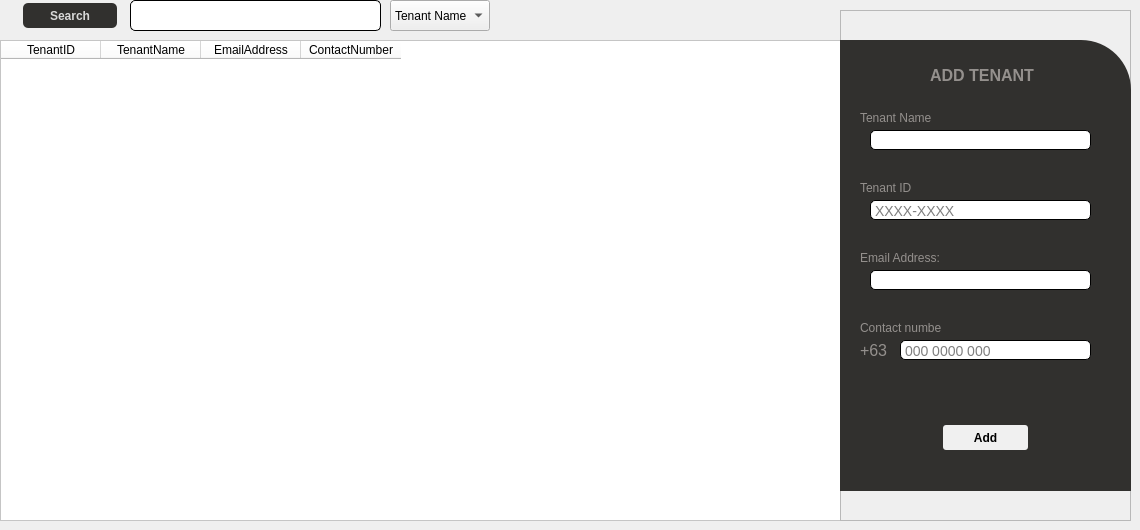
      <widget class="QWidget" name="TenantsPage">
       <widget class="QTableWidget" name="TenantsTable">
        <property name="geometry">
         <rect>
          <x>0</x>
          <y>40</y>
          <width>841</width>
          <height>481</height>
         </rect>
        </property>
        <property name="styleSheet">
         <string notr="true">background-color: #ffffff;</string>
        </property>
        <column>
         <property name="text">
          <string>TenantID</string>
         </property>
        </column>
        <column>
         <property name="text">
          <string>TenantName</string>
         </property>
        </column>
        <column>
         <property name="text">
          <string>EmailAddress</string>
         </property>
        </column>
        <column>
         <property name="text">
          <string>ContactNumber</string>
         </property>
        </column>
       </widget>
       <widget class="QFrame" name="AddTenantFrame">
        <property name="geometry">
         <rect>
          <x>840</x>
          <y>10</y>
          <width>291</width>
          <height>511</height>
         </rect>
        </property>
        <property name="frameShape">
         <enum>QFrame::StyledPanel</enum>
        </property>
        <property name="frameShadow">
         <enum>QFrame::Raised</enum>
        </property>
        <widget class="QLabel" name="label_11">
         <property name="geometry">
          <rect>
           <x>20</x>
           <y>100</y>
           <width>71</width>
           <height>16</height>
          </rect>
         </property>
         <property name="styleSheet">
          <string notr="true">background-color: #31302E;
color: #94908D;</string>
         </property>
         <property name="text">
          <string>Tenant Name:</string>
         </property>
        </widget>
        <widget class="QLineEdit" name="TenantName">
         <property name="geometry">
          <rect>
           <x>30</x>
           <y>120</y>
           <width>221</width>
           <height>20</height>
          </rect>
         </property>
         <property name="styleSheet">
          <string notr="true">QLineEdit {
    padding: 2px; /* Padding inside the line edit */
    border: 1px solid #000000; /* Border with light gray color */
    border-radius: 5px; /* Rounded corners */
    font-size: 14px; /* Font size */
}

QLineEdit:hover {
    border-color: #AAAAAA; /* Darker border color on hover */
}

QLineEdit:focus {
    border-color: #4CAF50; /* Green border color when focused */
    /* Optional: Outline or box-shadow to indicate focus */
    outline: none;
    box-shadow: 0 0 5px rgba(81, 203, 238, 1);
}

QLineEdit:disabled {
    background-color: #F0F0F0; /* Light gray background when disabled */
    color: #808080; /* Dimmed text color when disabled */
    border-color: #D3D3D3; /* Light gray border color when disabled */
}</string>
         </property>
        </widget>
        <widget class="QLineEdit" name="TenantID">
         <property name="geometry">
          <rect>
           <x>30</x>
           <y>190</y>
           <width>221</width>
           <height>20</height>
          </rect>
         </property>
         <property name="toolTip">
          <string/>
         </property>
         <property name="styleSheet">
          <string notr="true">QLineEdit {
    padding: 2px; /* Padding inside the line edit */
    border: 1px solid #000000; /* Border with light gray color */
    border-radius: 5px; /* Rounded corners */
    font-size: 14px; /* Font size */
}

QLineEdit:hover {
    border-color: #AAAAAA; /* Darker border color on hover */
}

QLineEdit:focus {
    border-color: #4CAF50; /* Green border color when focused */
    /* Optional: Outline or box-shadow to indicate focus */
    outline: none;
    box-shadow: 0 0 5px rgba(81, 203, 238, 1);
}

QLineEdit:disabled {
    background-color: #F0F0F0; /* Light gray background when disabled */
    color: #808080; /* Dimmed text color when disabled */
    border-color: #D3D3D3; /* Light gray border color when disabled */
}</string>
         </property>
         <property name="placeholderText">
          <string>XXXX-XXXX</string>
         </property>
        </widget>
        <widget class="QLabel" name="label_12">
         <property name="geometry">
          <rect>
           <x>20</x>
           <y>170</y>
           <width>51</width>
           <height>16</height>
          </rect>
         </property>
         <property name="styleSheet">
          <string notr="true">background-color: #31302E;
color: #94908D;</string>
         </property>
         <property name="text">
          <string>Tenant ID:</string>
         </property>
        </widget>
        <widget class="QLabel" name="label_13">
         <property name="geometry">
          <rect>
           <x>20</x>
           <y>240</y>
           <width>81</width>
           <height>16</height>
          </rect>
         </property>
         <property name="styleSheet">
          <string notr="true">color: #94908D;</string>
         </property>
         <property name="text">
          <string>Email Address:</string>
         </property>
        </widget>
        <widget class="QLineEdit" name="EmailAdd">
         <property name="geometry">
          <rect>
           <x>30</x>
           <y>260</y>
           <width>221</width>
           <height>20</height>
          </rect>
         </property>
         <property name="styleSheet">
          <string notr="true">QLineEdit {
    padding: 2px; /* Padding inside the line edit */
    border: 1px solid #000000; /* Border with light gray color */
    border-radius: 5px; /* Rounded corners */
    font-size: 14px; /* Font size */
}

QLineEdit:hover {
    border-color: #AAAAAA; /* Darker border color on hover */
}

QLineEdit:focus {
    border-color: #4CAF50; /* Green border color when focused */
    /* Optional: Outline or box-shadow to indicate focus */
    outline: none;
    box-shadow: 0 0 5px rgba(81, 203, 238, 1);
}

QLineEdit:disabled {
    background-color: #F0F0F0; /* Light gray background when disabled */
    color: #808080; /* Dimmed text color when disabled */
    border-color: #D3D3D3; /* Light gray border color when disabled */
}</string>
         </property>
        </widget>
        <widget class="QLabel" name="label_14">
         <property name="geometry">
          <rect>
           <x>20</x>
           <y>310</y>
           <width>91</width>
           <height>16</height>
          </rect>
         </property>
         <property name="styleSheet">
          <string notr="true">color: #94908D;</string>
         </property>
         <property name="text">
          <string>Contact Number:</string>
         </property>
        </widget>
        <widget class="QLineEdit" name="ContactNum">
         <property name="geometry">
          <rect>
           <x>60</x>
           <y>330</y>
           <width>191</width>
           <height>20</height>
          </rect>
         </property>
         <property name="styleSheet">
          <string notr="true">QLineEdit {
    padding: 2px; /* Padding inside the line edit */
    border: 1px solid #000000; /* Border with light gray color */
    border-radius: 5px; /* Rounded corners */
    font-size: 14px; /* Font size */
}

QLineEdit:hover {
    border-color: #AAAAAA; /* Darker border color on hover */
}

QLineEdit:focus {
    border-color: #4CAF50; /* Green border color when focused */
    /* Optional: Outline or box-shadow to indicate focus */
    outline: none;
    box-shadow: 0 0 5px rgba(81, 203, 238, 1);
}

QLineEdit:disabled {
    background-color: #F0F0F0; /* Light gray background when disabled */
    color: #808080; /* Dimmed text color when disabled */
    border-color: #D3D3D3; /* Light gray border color when disabled */
}</string>
         </property>
         <property name="placeholderText">
          <string>000 0000 000</string>
         </property>
        </widget>
        <widget class="QLabel" name="label_15">
         <property name="geometry">
          <rect>
           <x>30</x>
           <y>330</y>
           <width>22</width>
           <height>16</height>
          </rect>
         </property>
         <property name="styleSheet">
          <string notr="true">color: #94908D;</string>
         </property>
         <property name="text">
          <string>+63</string>
         </property>
        </widget>
        <widget class="QPushButton" name="AddTenant">
         <property name="geometry">
          <rect>
           <x>100</x>
           <y>412</y>
           <width>91</width>
           <height>31</height>
          </rect>
         </property>
         <property name="styleSheet">
          <string notr="true">QPushButton {
    background-color: #f0f0f0; /* Solid color */
    border: none;
    border-radius: 3px;
    color: black;
    padding: 0px 0px;
    text-align: center;
    font-size: 12px;
    font-weight: bold;
    min-width: 10px;
    min-height: 4px;
    margin: 3px;
	padding-right: 0px;
	
}

QPushButton:hover {
    background-color: #94908D; /* Solid color on hover */
}

QPushButton:pressed {
    background-color: #94908D; /* Solid color on pressed */
}

QPushButton:disabled {
    background-color: #000000; /* Solid color on disabled */
    color: #757575;
}
</string>
         </property>
         <property name="text">
          <string>Add</string>
         </property>
        </widget>
        <widget class="QWidget" name="widget_3" native="true">
         <property name="geometry">
          <rect>
           <x>0</x>
           <y>30</y>
           <width>291</width>
           <height>451</height>
          </rect>
         </property>
         <property name="styleSheet">
          <string notr="true">background-color: #31302E;
border-top-right-radius: 50px;
</string>
         </property>
         <widget class="QLabel" name="label_36">
          <property name="geometry">
           <rect>
            <x>90</x>
            <y>20</y>
            <width>121</width>
            <height>31</height>
           </rect>
          </property>
          <property name="font">
           <font>
            <pointsize>12</pointsize>
            <bold>true</bold>
           </font>
          </property>
          <property name="styleSheet">
           <string notr="true">color: #94908D;</string>
          </property>
          <property name="text">
           <string>ADD TENANT</string>
          </property>
         </widget>
         <widget class="QLabel" name="label_63">
          <property name="geometry">
           <rect>
            <x>20</x>
            <y>210</y>
            <width>81</width>
            <height>16</height>
           </rect>
          </property>
          <property name="styleSheet">
           <string notr="true">background-color: #31302E;
color: #94908D;</string>
          </property>
          <property name="text">
           <string>Email Address:</string>
          </property>
         </widget>
         <widget class="QLabel" name="label_64">
          <property name="geometry">
           <rect>
            <x>20</x>
            <y>280</y>
            <width>81</width>
            <height>16</height>
           </rect>
          </property>
          <property name="styleSheet">
           <string notr="true">background-color: #31302E;
color: #94908D;</string>
          </property>
          <property name="text">
           <string>Contact number:</string>
          </property>
         </widget>
         <widget class="QLabel" name="label_98">
          <property name="geometry">
           <rect>
            <x>20</x>
            <y>300</y>
            <width>31</width>
            <height>21</height>
           </rect>
          </property>
          <property name="styleSheet">
           <string notr="true">background-color: #31302E;
color: #94908D;
font-size: 16px;</string>
          </property>
          <property name="text">
           <string>+63</string>
          </property>
         </widget>
        </widget>
        <zorder>label_13</zorder>
        <zorder>label_14</zorder>
        <zorder>label_15</zorder>
        <zorder>widget_3</zorder>
        <zorder>TenantName</zorder>
        <zorder>TenantID</zorder>
        <zorder>EmailAdd</zorder>
        <zorder>label_11</zorder>
        <zorder>ContactNum</zorder>
        <zorder>label_12</zorder>
        <zorder>AddTenant</zorder>
       </widget>
       <widget class="QPushButton" name="SearchTenant">
        <property name="geometry">
         <rect>
          <x>20</x>
          <y>0</y>
          <width>100</width>
          <height>31</height>
         </rect>
        </property>
        <property name="styleSheet">
         <string notr="true">QPushButton {
    background-color: #31302E; /* Solid color */
    border: none;
    border-radius: 5px;
    color: #d8d8d8;
    padding: 0px 0px;
    text-align: center;
    font-size: 12px;
    font-weight: bold;
    min-width: 10px;
    min-height: 4px;
    margin: 3px;
	padding-right: 0px;
	
}

QPushButton:hover {
    background-color: #94908D; /* Solid color on hover */
}

QPushButton:pressed {
    background-color: #94908D; /* Solid color on pressed */
}

QPushButton:disabled {
    background-color: #000000; /* Solid color on disabled */
    color: #757575;
}
</string>
        </property>
        <property name="text">
         <string>Search</string>
        </property>
       </widget>
       <widget class="QLineEdit" name="SearchBarTenants">
        <property name="geometry">
         <rect>
          <x>130</x>
          <y>0</y>
          <width>251</width>
          <height>31</height>
         </rect>
        </property>
        <property name="styleSheet">
         <string notr="true">QLineEdit {
    padding: 5px; /* Padding inside the line edit */
    border: 1px solid #000000; /* Border with light gray color */
    border-radius: 5px; /* Rounded corners */
    font-size: 14px; /* Font size */
}

QLineEdit:hover {
    border-color: #AAAAAA; /* Darker border color on hover */
}

QLineEdit:focus {
    border-color: #4CAF50; /* Green border color when focused */
    /* Optional: Outline or box-shadow to indicate focus */
    outline: none;
    box-shadow: 0 0 5px rgba(81, 203, 238, 1);
}

QLineEdit:disabled {
    background-color: #F0F0F0; /* Light gray background when disabled */
    color: #808080; /* Dimmed text color when disabled */
    border-color: #D3D3D3; /* Light gray border color when disabled */
}</string>
        </property>
       </widget>
       <widget class="QComboBox" name="SearchTenantComboBox">
        <property name="geometry">
         <rect>
          <x>390</x>
          <y>0</y>
          <width>100</width>
          <height>31</height>
         </rect>
        </property>
        <item>
         <property name="text">
          <string>Tenant Name</string>
         </property>
        </item>
        <item>
         <property name="text">
          <string>Tenant ID</string>
         </property>
        </item>
       </widget>
      </widget>
